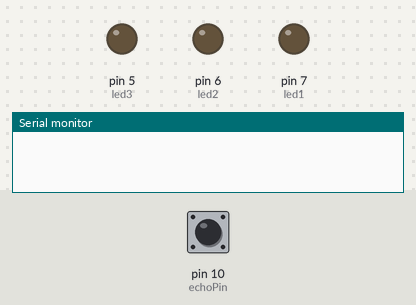
Bench run of a sketch on a simulated Arduino Uno, built with avr-gcc and run on an emulated ATmega328P. Shown: output pins drawn as LEDs (lit = HIGH), the last lines printed to the serial monitor. Inputs (shaded band) come from the test bench; at power-on: pin 10 (echoPin) LOW. Pins used as bus, display or sensor lines are not drawn.

Above: at 0.1 s.
At 1.2 s:
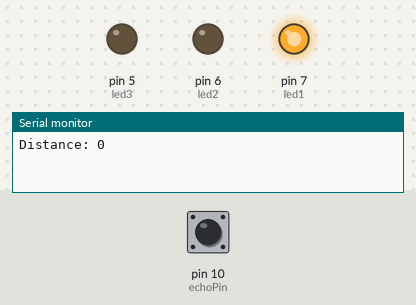
1.3 s: pin 10 (echoPin) pulsed HIGH 5 times (0.12 s each, 0.3 s apart)
At 3.4 s:
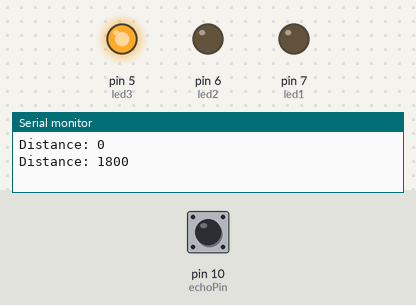
Timing chart, 0 to 5.9 s (numbered marks = the images above; inputs shaded):
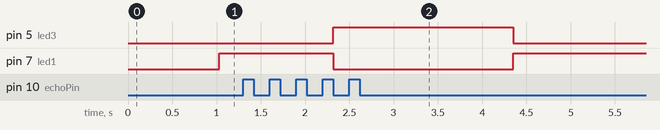

Measured:
- after the input at 1.3 s, pin 5 (led3): LOW → HIGH after 1.0 s, → LOW 2.0 s later; pin 7 (led1): HIGH → LOW after 1.0 s, → HIGH 2.0 s later

The sketch:

led_control_with_sonar_sensor.ino
```cpp
const int trigPin = 9;
const int echoPin = 10;
const int led1 = 7;
const int led2 = 6;
const int led3 = 5;

long speed_of_sound;
int distance;
void setup() {
  pinMode(led1, OUTPUT);
  pinMode(led2, OUTPUT);
  pinMode(led3, OUTPUT);
  pinMode(trigPin, OUTPUT);
  pinMode(echoPin, INPUT);
  Serial.begin(9600);

}

void loop() {
  digitalWrite(trigPin, LOW);
  delay(20);
  digitalWrite(trigPin, HIGH);
  delay(10);
  digitalWrite(trigPin, LOW);
  speed_of_sound = pulseIn(echoPin, HIGH);
  distance = speed_of_sound*.03/2;
  Serial.print("Distance: ");
  Serial.println(distance);
  if(distance<10){
    digitalWrite(led1, HIGH);
    }
  else{
    digitalWrite(led1, LOW);
    }
  if(distance>=11 and distance<15){
    digitalWrite(led2, HIGH);
    }
  else{
    digitalWrite(led2, LOW);
  }
  if(distance>=15){
    digitalWrite(led3, HIGH);
    }
  else{
    digitalWrite(led3, LOW);
  }
  delay(1000);

}
```
